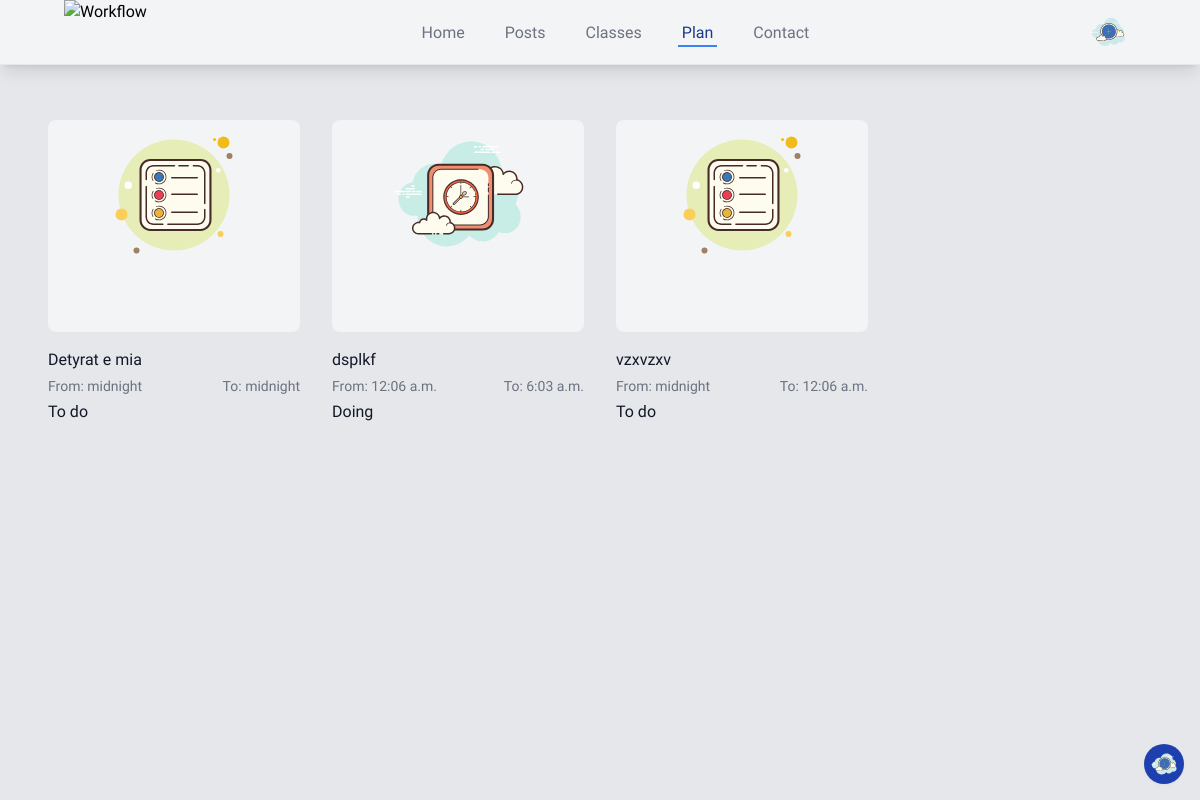
Screenshot of /plan (signed in) with the database file from the repository.
### main/models.py (models this page shows, shortened)
class Plan(models.Model):
    user = models.ForeignKey(User, on_delete=models.CASCADE)
    activity = models.CharField(max_length=255)
    start_time = models.TimeField()
    end_time = models.TimeField()
    status = models.CharField(max_length=20, choices=[
        ('to_do', 'To_do'),
        ('done', 'Done'),
        ('doing', 'Doing'),
    ])

### main/views.py (the view)
# urls.py: path("plan", views.plan, name="plan"),
@login_required(login_url="login_view")
def plan(request):
    current_user = request.user
    plans = Plan.objects.filter(user=request.user)
    return render(request, "plan.html", {"user": current_user, "plans": plans})

### main/templates/plan.html (shortened to what this page needs)
{% load static  %}
<!DOCTYPE html>
<html lang="en">
  <head>
    <script src="https://cdn.tailwindcss.com"></script>
  </head>
  <body class="bg-gray-200 z-20 font-raleway">
  <div>
      <nav class="fixed top-0 left-0 right-0 z-50 bg-gray-100 border-b shadow-lg font-raleway  sm:px-6  ">
        <div class="max-w-7xl mx-auto  sm:px-6 lg:px-8">
          <div class="flex justify-between h-16">
              <div class="flex-shrink-0 flex items-center">
                <a href="{% url 'homepage' %}">
                <img
                  class="hidden lg:block h-16 w-auto ml-2"
                  src="{% static "images/EduLink (1).png" %}"
                  alt="Workflow"
                />
              </a>
              </div>
              <div class="flex items-center justify-center hidden sm:ml-6 sm:flex sm:space-x-8">
                <a
                  href="{% url 'homepage' %}"
                  class="border-transparent text-gray-500 hover:border-gray-300 font-raleway hover:text-gray-700 inline-flex items-center px-1 pt-1  border-b-2 text-md font-medium"
                >
                Home
                </a>
                <a
                  href="{% url 'posts' %}"
                  class="{% if request.path == '/posts' %}border-blue-500{% else %}border-transparent{% endif %} text-gray-500 font-raleway hover:border-gray-300 hover:text-gray-700 inline-flex items-center px-1 pt-1 border-b-2 text-md font-medium"
                >
                  Posts
                </a>
                <a
                  href="{% url 'classes' %}"
                  class="border-transparent text-gray-500 hover:border-gray-300 font-raleway hover:text-gray-700 inline-flex items-center px-1 pt-1 border-b-2 text-md font-medium"
                >
                  Classes
                </a>
                <a
                  href="{% url 'plan' %}"
                  class="{% if request.path == '/plan' %}border-blue-500 text-blue-900{% else %}border-transparent{% endif %} hover:border-gray-300 hover:text-gray-700 inline-flex items-center px-1 pt-1 border-b-2 text-md font-medium"
                >
                  Plan
                </a>
                <a
                  href="{% url 'contact' %}"
                  class="text-gray-500 {% if request.path == '/contact' %}border-blue-500 text-blue-900{% else %}border-transparent{% endif %} hover:border-gray-300 hover:text-gray-700 inline-flex items-center px-1 pt-1 border-b-2 text-md font-medium"
                >
                  Contact
                </a>
              </div>
            <div class="hidden sm:ml-6 sm:flex sm:items-center">
              <div class="flex justify-center items-center">
                <button
                  type="button"
                  id="plan-menu-btn"
                  class="bg-gray-100 rounded-full text-gray-400 hover:text-gray-500 p-1 focus:outline-none "
                >
                  <div class="flex items-center justify-center" id="add_activity">
                  </div>
                </button>
              </div>
            </div>
          </div>
        </div>
      </nav>
      <div class="z-20">
        {% if plans %}
        <button id="newplan-hasplans" type="button" class="z-10 fixed bottom-4 right-4 inline-flex items-center p-1 bg-blue-800 justify-center border border-transparent rounded-full shadow-sm text-white duration-400 hover:bg-white hover:text-blue-800">
        </button>
        <div class="pt-16 px-4">
            <div class=" mx-auto lg:py-8 md:py-8 md:px-4 lg:px-4 sm:py-8 sm:px-6 lg:max-w-7xl lg:px-8">
              <div class="mt-6 grid grid-cols-1 gap-x-8 gap-y-8 sm:grid-cols-2  lg:grid-cols-4 md:grid-cols-3">
        {% for plan in plans %}
                <div class="relative group">
                  <div class="aspect-w-3 aspect-h-2 rounded-lg overflow-hidden bg-gray-100">
                  <div class="flex justify-center items-center">
                    </div>
                  </div>
                  <div class="mt-4 flex items-center justify-between text-base font-medium text-gray-900 space-x-8">
                      <h3 class="w-full truncate">
                          {{plan.activity}}
                      </h3>
                  </div>
                  <div class="flex justify-between items-center ">
                      <p class="mt-1 text-sm text-gray-500">From: {{plan.start_time}}</p>
                      <p class=" mt-1 text-sm text-gray-500">To: {{plan.end_time}}</p>
                  </div>
                  <p id="planStatus" class="mt-1 text-base text-gray-900 ">{{plan.status}}</p>
                </div>
        {% endfor%}
              </div>
            </div>
        </div>
          </div>
          </div>
          {% endif %}
  </body>
</html>

### rows the page displays
Plan: activity "Detyrat e mia", start_time "midnight", end_time "midnight", status "To do"
Plan: activity "dsplkf", start_time "12:06 a.m.", end_time "6:03 a.m.", status "Doing"
Plan: activity "vzxvzxv", start_time "midnight", end_time "12:06 a.m.", status "To do"
